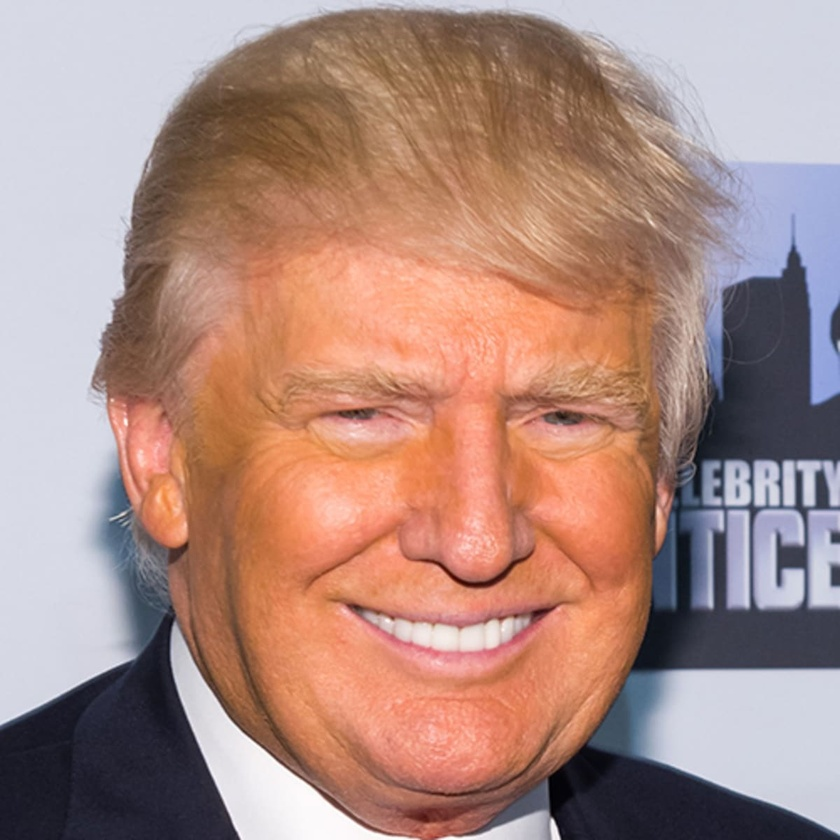
#> input picture OpenCV/trump.jpg, 840 x 840 px, shrunk from 1200 x 1200 before the run, found by its file name
$ python 'Colour spaces.py'
#> lines starting #> are read from the running program, lines starting #| are printed output that depends on the picture
import cv2 as cv
import numpy as np

img = cv.imread("OpenCV/trump.jpg") # creates a matrix of pixels storing the image
#> img is the input picture: shape (840, 840, 3); mean B, G, R 129.5, 138.8, 172.8

# BGR to Grayscale

gray = cv.cvtColor(img, cv.COLOR_BGR2GRAY)
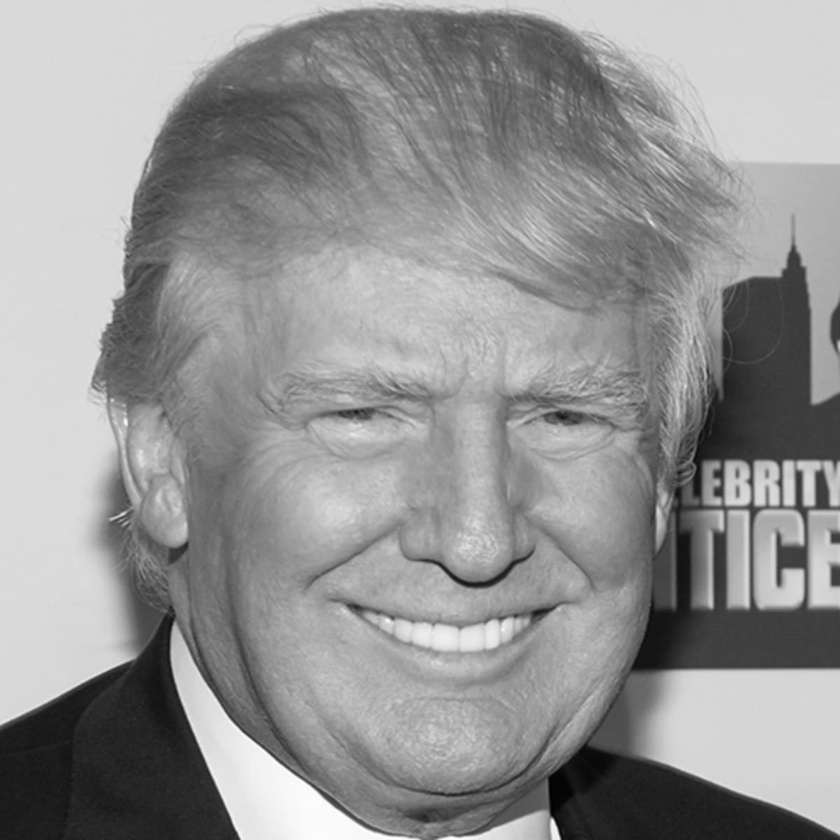
#> gray: shape (840, 840); min 0, max 255, mean 148
cv.imshow("Grayscale", gray)

# BGR to HSV - Hue Saturation Value
HSV = cv.cvtColor(img, cv.COLOR_BGR2HSV)
#> HSV: shape (840, 840, 3); mean H, S, V 58.2, 85.4, 180.6
cv.imshow("HSV", HSV)

# BGR to LAB
Lab = cv.cvtColor(img, cv.COLOR_BGR2Lab)
#> Lab: shape (840, 840, 3); mean of channels 0, 1, 2 153.9, 140.9, 138.5
cv.imshow("Lab", Lab)

# BGR to RGB
RGB = cv.cvtColor(img, cv.COLOR_BGR2RGB)
cv.imshow("RGB", RGB)

# HSV to BGR
hsv_bgr = cv.cvtColor(HSV, cv.COLOR_HSV2BGR)
cv.imshow("hsv_bgr", hsv_bgr)


cv.waitKey(0)

$ run again, with OpenCV/colourful.jpeg copied over OpenCV/trump.jpg
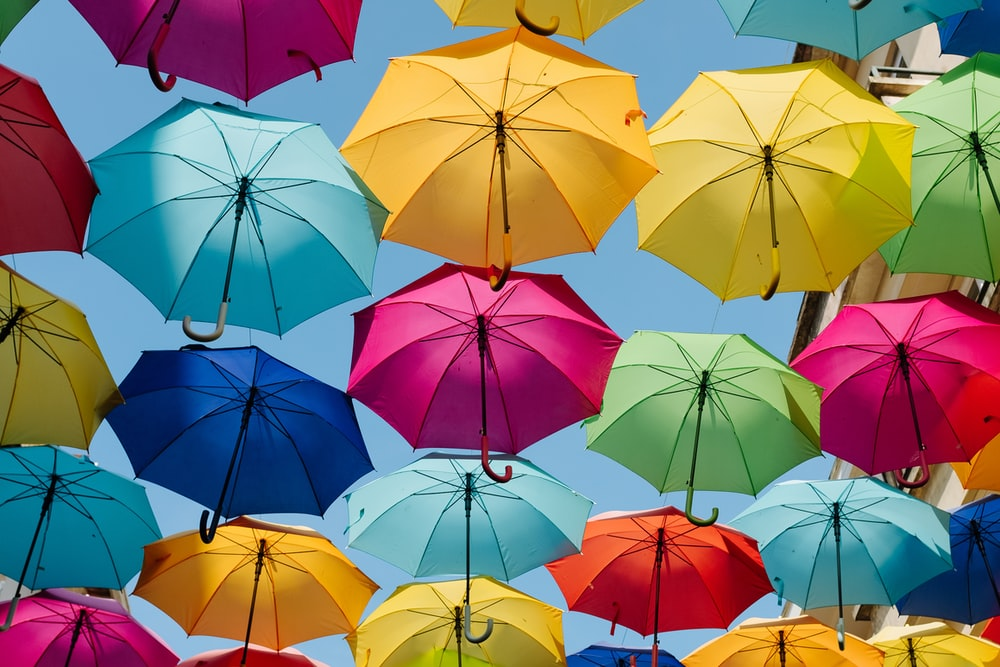
#> input picture OpenCV/colourful.jpeg, 1000 x 667 px, found by its file name
#> img is the input picture: shape (667, 1000, 3); mean B, G, R 110.4, 122.6, 131.7
#> `gray = cv.cvtColor(img, cv.COLOR_BGR2GRAY)`:
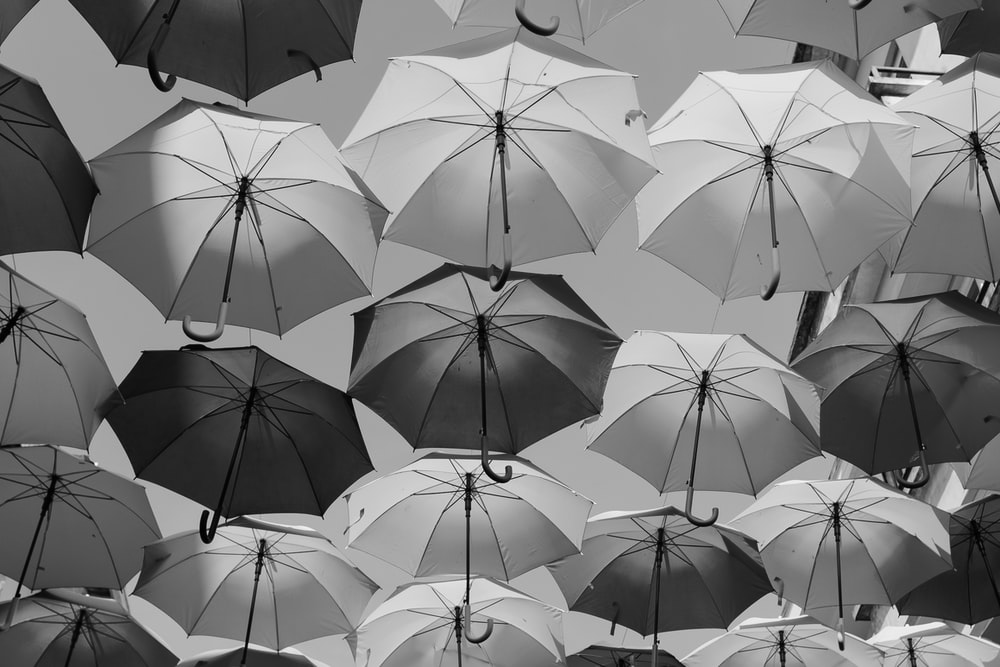
#> gray: shape (667, 1000); min 0, max 250, mean 124
#> HSV: shape (667, 1000, 3); mean H, S, V 83.7, 174.3, 174.2
#> Lab: shape (667, 1000, 3); mean of channels 0, 1, 2 139.7, 134.8, 138.6
